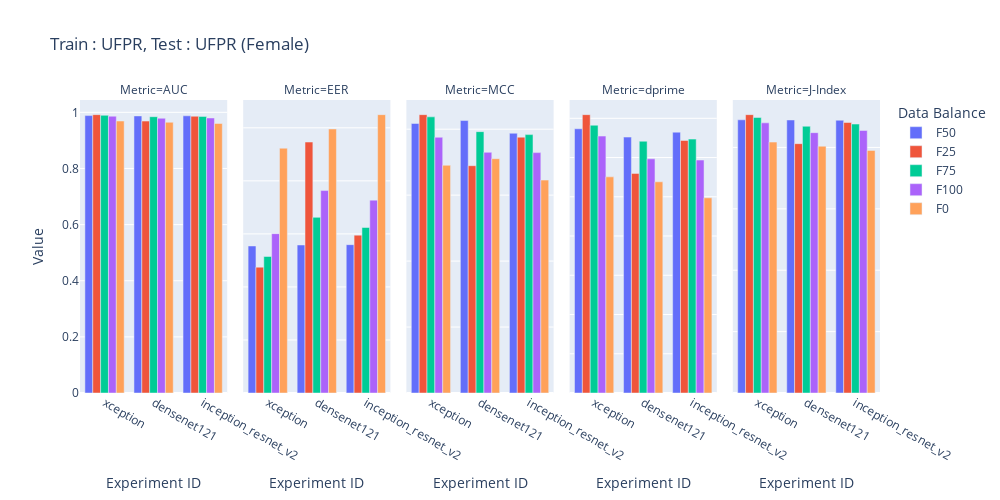

Source (notebook cell):
### Code cell
import plotly.express as px
import pandas as pd
from copy import deepcopy

df_50 = pd.read_csv('/home/sreeraj/lab/nsf/final_eval/results/across_model_ufpr_subject_report.csv', header=1)
df_50['Data Balance'] = 'F50'

df = pd.read_csv('/home/sreeraj/lab/nsf/final_eval/results/across_databalance_ufpr_subject_report.csv', header=1)
df = df.iloc[:-15]

df['Data Balance'] = df['Experiment ID'].apply(lambda x:float(x.split('_')[-1]))
df['Data Balance'] = df['Data Balance'].apply(lambda x:f'F{int(x*100)}')
df['Experiment ID'] = df['Experiment ID'].apply(lambda x: '_'.join(x.split('_')[:-1]))

df_50 = df_50[df_50['Experiment ID'].isin(df['Experiment ID'].unique())]
df = pd.concat([df_50, df])



df['Gender'] = df['Experiment ID'].apply(lambda x: x.split('_')[-1])
df = df[df['Gender'] == 'female']
df['Experiment ID'] = df['Experiment ID'].apply(lambda x: '_'.join(x.split('_')[:-1]))

df.head()

df_auc = deepcopy(df)
df_auc['Value'] = df_auc['AUC']
df_auc['Metric'] = 'AUC'

df_eer = deepcopy(df)
df_eer['Value'] = df_eer['EER']
df_eer['Metric'] = 'EER'

df_dprime = deepcopy(df)
df_dprime['Value'] = df_dprime["Sensitivity index (d')"]
df_dprime['Metric'] = 'dprime'

df_mcc = deepcopy(df)
df_mcc['Value'] = df_mcc['MCC']
df_mcc['Metric'] = 'MCC'

df_jindex = deepcopy(df)
df_jindex['Value'] = df_mcc['J-Index']
df_jindex['Metric'] = 'J-Index'

df = pd.concat([df_auc, df_eer, df_mcc, df_dprime, df_jindex])
print(df.head())

fig = px.bar(df, x='Experiment ID', y=['Value'], title='Train : UFPR, Test : UFPR (Female)', barmode='group', color='Data Balance', labels={'value': 'Value', 'variable': 'Metrics'},width=1000, height=500, facet_col='Metric')
fig.update_yaxes(matches=None)
fig.show()

### Figure 1 — Plotly figure (JSON) as saved in the notebook; plotly's stock layout.template omitted (floating-point values rounded to 4 significant figures)
{"data": [{"alignmentgroup": "True", "hovertemplate": "Data Balance=F50<br>Metric=AUC<br>Experiment ID=%{x}<br>Value=%{y}<extra></extra>", "legendgroup": "F50", "marker": {"color": "#636efa", "pattern": {"shape": ""}}, "name": "F50", "offsetgroup": "F50", "orientation": "v", "showlegend": true, "textposition": "auto", "type": "bar", "x": ["xception", "densenet121", "inception_resnet_v2"], "xaxis": "x", "y": [0.9884, 0.9872, 0.9876], "yaxis": "y"}, {"alignmentgroup": "True", "hovertemplate": "Data Balance=F50<br>Metric=EER<br>Experiment ID=%{x}<br>Value=%{y}<extra></extra>", "legendgroup": "F50", "marker": {"color": "#636efa", "pattern": {"shape": ""}}, "name": "F50", "offsetgroup": "F50", "orientation": "v", "showlegend": false, "textposition": "auto", "type": "bar", "x": ["xception", "densenet121", "inception_resnet_v2"], "xaxis": "x2", "y": [0.05544, 0.05581, 0.05593], "yaxis": "y2"}, {"alignmentgroup": "True", "hovertemplate": "Data Balance=F50<br>Metric=MCC<br>Experiment ID=%{x}<br>Value=%{y}<extra></extra>", "legendgroup": "F50", "marker": {"color": "#636efa", "pattern": {"shape": ""}}, "name": "F50", "offsetgroup": "F50", "orientation": "v", "showlegend": false, "textposition": "auto", "type": "bar", "x": ["xception", "densenet121", "inception_resnet_v2"], "xaxis": "x3", "y": [0.8173, 0.8262, 0.7877], "yaxis": "y3"}, {"alignmentgroup": "True", "hovertemplate": "Data Balance=F50<br>Metric=dprime<br>Experiment ID=%{x}<br>Value=%{y}<extra></extra>", "legendgroup": "F50", "marker": {"color": "#636efa", "pattern": {"shape": ""}}, "name": "F50", "offsetgroup": "F50", "orientation": "v", "showlegend": false, "textposition": "auto", "type": "bar", "x": ["xception", "densenet121", "inception_resnet_v2"], "xaxis": "x4", "y": [3.366, 3.261, 3.323], "yaxis": "y4"}, {"alignmentgroup": "True", "hovertemplate": "Data Balance=F50<br>Metric=J-Index<br>Experiment ID=%{x}<br>Value=%{y}<extra></extra>", "legendgroup": "F50", "marker": {"color": "#636efa", "pattern": {"shape": ""}}, "name": "F50", "offsetgroup": "F50", "orientation": "v", "showlegend": false, "textposition": "auto", "type": "bar", "x": ["xception", "densenet121", "inception_resnet_v2"], "xaxis": "x5", "y": [0.89, 0.8895, 0.8886], "yaxis": "y5"}, {"alignmentgroup": "True", "hovertemplate": "Data Balance=F25<br>Metric=AUC<br>Experiment ID=%{x}<br>Value=%{y}<extra></extra>", "legendgroup": "F25", "marker": {"color": "#EF553B", "pattern": {"shape": ""}}, "name": "F25", "offsetgroup": "F25", "orientation": "v", "showlegend": true, "textposition": "auto", "type": "bar", "x": ["inception_resnet_v2", "xception", "densenet121"], "xaxis": "x", "y": [0.9861, 0.9917, 0.9688], "yaxis": "y"}, {"alignmentgroup": "True", "hovertemplate": "Data Balance=F25<br>Metric=EER<br>Experiment ID=%{x}<br>Value=%{y}<extra></extra>", "legendgroup": "F25", "marker": {"color": "#EF553B", "pattern": {"shape": ""}}, "name": "F25", "offsetgroup": "F25", "orientation": "v", "showlegend": false, "textposition": "auto", "type": "bar", "x": ["inception_resnet_v2", "xception", "densenet121"], "xaxis": "x2", "y": [0.05953, 0.04745, 0.09463], "yaxis": "y2"}, {"alignmentgroup": "True", "hovertemplate": "Data Balance=F25<br>Metric=MCC<br>Experiment ID=%{x}<br>Value=%{y}<extra></extra>", "legendgroup": "F25", "marker": {"color": "#EF553B", "pattern": {"shape": ""}}, "name": "F25", "offsetgroup": "F25", "orientation": "v", "showlegend": false, "textposition": "auto", "type": "bar", "x": ["inception_resnet_v2", "xception", "densenet121"], "xaxis": "x3", "y": [0.7758, 0.8441, 0.6893], "yaxis": "y3"}, {"alignmentgroup": "True", "hovertemplate": "Data Balance=F25<br>Metric=dprime<br>Experiment ID=%{x}<br>Value=%{y}<extra></extra>", "legendgroup": "F25", "marker": {"color": "#EF553B", "pattern": {"shape": ""}}, "name": "F25", "offsetgroup": "F25", "orientation": "v", "showlegend": false, "textposition": "auto", "type": "bar", "x": ["inception_resnet_v2", "xception", "densenet121"], "xaxis": "x4", "y": [3.217, 3.546, 2.798], "yaxis": "y4"}, {"alignmentgroup": "True", "hovertemplate": "Data Balance=F25<br>Metric=J-Index<br>Experiment ID=%{x}<br>Value=%{y}<extra></extra>", "legendgroup": "F25", "marker": {"color": "#EF553B", "pattern": {"shape": ""}}, "name": "F25", "offsetgroup": "F25", "orientation": "v", "showlegend": false, "textposition": "auto", "type": "bar", "x": ["inception_resnet_v2", "xception", "densenet121"], "xaxis": "x5", "y": [0.8812, 0.9068, 0.8123], "yaxis": "y5"}, {"alignmentgroup": "True", "hovertemplate": "Data Balance=F75<br>Metric=AUC<br>Experiment ID=%{x}<br>Value=%{y}<extra></extra>", "legendgroup": "F75", "marker": {"color": "#00cc96", "pattern": {"shape": ""}}, "name": "F75", "offsetgroup": "F75", "orientation": "v", "showlegend": true, "textposition": "auto", "type": "bar", "x": ["inception_resnet_v2", "xception", "densenet121"], "xaxis": "x", "y": [0.9855, 0.9894, 0.9844], "yaxis": "y"}, {"alignmentgroup": "True", "hovertemplate": "Data Balance=F75<br>Metric=EER<br>Experiment ID=%{x}<br>Value=%{y}<extra></extra>", "legendgroup": "F75", "marker": {"color": "#00cc96", "pattern": {"shape": ""}}, "name": "F75", "offsetgroup": "F75", "orientation": "v", "showlegend": false, "textposition": "auto", "type": "bar", "x": ["inception_resnet_v2", "xception", "densenet121"], "xaxis": "x2", "y": [0.06241, 0.05148, 0.06624], "yaxis": "y2"}, {"alignmentgroup": "True", "hovertemplate": "Data Balance=F75<br>Metric=MCC<br>Experiment ID=%{x}<br>Value=%{y}<extra></extra>", "legendgroup": "F75", "marker": {"color": "#00cc96", "pattern": {"shape": ""}}, "name": "F75", "offsetgroup": "F75", "orientation": "v", "showlegend": false, "textposition": "auto", "type": "bar", "x": ["inception_resnet_v2", "xception", "densenet121"], "xaxis": "x3", "y": [0.7835, 0.8374, 0.7926], "yaxis": "y3"}, {"alignmentgroup": "True", "hovertemplate": "Data Balance=F75<br>Metric=dprime<br>Experiment ID=%{x}<br>Value=%{y}<extra></extra>", "legendgroup": "F75", "marker": {"color": "#00cc96", "pattern": {"shape": ""}}, "name": "F75", "offsetgroup": "F75", "orientation": "v", "showlegend": false, "textposition": "auto", "type": "bar", "x": ["inception_resnet_v2", "xception", "densenet121"], "xaxis": "x4", "y": [3.235, 3.412, 3.208], "yaxis": "y4"}, {"alignmentgroup": "True", "hovertemplate": "Data Balance=F75<br>Metric=J-Index<br>Experiment ID=%{x}<br>Value=%{y}<extra></extra>", "legendgroup": "F75", "marker": {"color": "#00cc96", "pattern": {"shape": ""}}, "name": "F75", "offsetgroup": "F75", "orientation": "v", "showlegend": false, "textposition": "auto", "type": "bar", "x": ["inception_resnet_v2", "xception", "densenet121"], "xaxis": "x5", "y": [0.8762, 0.8976, 0.869], "yaxis": "y5"}, {"alignmentgroup": "True", "hovertemplate": "Data Balance=F100<br>Metric=AUC<br>Experiment ID=%{x}<br>Value=%{y}<extra></extra>", "legendgroup": "F100", "marker": {"color": "#ab63fa", "pattern": {"shape": ""}}, "name": "F100", "offsetgroup": "F100", "orientation": "v", "showlegend": true, "textposition": "auto", "type": "bar", "x": ["xception", "inception_resnet_v2", "densenet121"], "xaxis": "x", "y": [0.9863, 0.9798, 0.9789], "yaxis": "y"}, {"alignmentgroup": "True", "hovertemplate": "Data Balance=F100<br>Metric=EER<br>Experiment ID=%{x}<br>Value=%{y}<extra></extra>", "legendgroup": "F100", "marker": {"color": "#ab63fa", "pattern": {"shape": ""}}, "name": "F100", "offsetgroup": "F100", "orientation": "v", "showlegend": false, "textposition": "auto", "type": "bar", "x": ["xception", "inception_resnet_v2", "densenet121"], "xaxis": "x2", "y": [0.06009, 0.07273, 0.07633], "yaxis": "y2"}, {"alignmentgroup": "True", "hovertemplate": "Data Balance=F100<br>Metric=MCC<br>Experiment ID=%{x}<br>Value=%{y}<extra></extra>", "legendgroup": "F100", "marker": {"color": "#ab63fa", "pattern": {"shape": ""}}, "name": "F100", "offsetgroup": "F100", "orientation": "v", "showlegend": false, "textposition": "auto", "type": "bar", "x": ["xception", "inception_resnet_v2", "densenet121"], "xaxis": "x3", "y": [0.7755, 0.729, 0.7299], "yaxis": "y3"}, {"alignmentgroup": "True", "hovertemplate": "Data Balance=F100<br>Metric=dprime<br>Experiment ID=%{x}<br>Value=%{y}<extra></extra>", "legendgroup": "F100", "marker": {"color": "#ab63fa", "pattern": {"shape": ""}}, "name": "F100", "offsetgroup": "F100", "orientation": "v", "showlegend": false, "textposition": "auto", "type": "bar", "x": ["xception", "inception_resnet_v2", "densenet121"], "xaxis": "x4", "y": [3.274, 2.968, 2.984], "yaxis": "y4"}, {"alignmentgroup": "True", "hovertemplate": "Data Balance=F100<br>Metric=J-Index<br>Experiment ID=%{x}<br>Value=%{y}<extra></extra>", "legendgroup": "F100", "marker": {"color": "#ab63fa", "pattern": {"shape": ""}}, "name": "F100", "offsetgroup": "F100", "orientation": "v", "showlegend": false, "textposition": "auto", "type": "bar", "x": ["xception", "inception_resnet_v2", "densenet121"], "xaxis": "x5", "y": [0.8801, 0.8553, 0.8481], "yaxis": "y5"}, {"alignmentgroup": "True", "hovertemplate": "Data Balance=F0<br>Metric=AUC<br>Experiment ID=%{x}<br>Value=%{y}<extra></extra>", "legendgroup": "F0", "marker": {"color": "#FFA15A", "pattern": {"shape": ""}}, "name": "F0", "offsetgroup": "F0", "orientation": "v", "showlegend": true, "textposition": "auto", "type": "bar", "x": ["densenet121", "xception", "inception_resnet_v2"], "xaxis": "x", "y": [0.9646, 0.969, 0.9603], "yaxis": "y"}, {"alignmentgroup": "True", "hovertemplate": "Data Balance=F0<br>Metric=EER<br>Experiment ID=%{x}<br>Value=%{y}<extra></extra>", "legendgroup": "F0", "marker": {"color": "#FFA15A", "pattern": {"shape": ""}}, "name": "F0", "offsetgroup": "F0", "orientation": "v", "showlegend": false, "textposition": "auto", "type": "bar", "x": ["densenet121", "xception", "inception_resnet_v2"], "xaxis": "x2", "y": [0.09955, 0.09231, 0.105], "yaxis": "y2"}, {"alignmentgroup": "True", "hovertemplate": "Data Balance=F0<br>Metric=MCC<br>Experiment ID=%{x}<br>Value=%{y}<extra></extra>", "legendgroup": "F0", "marker": {"color": "#FFA15A", "pattern": {"shape": ""}}, "name": "F0", "offsetgroup": "F0", "orientation": "v", "showlegend": false, "textposition": "auto", "type": "bar", "x": ["densenet121", "xception", "inception_resnet_v2"], "xaxis": "x3", "y": [0.7105, 0.6905, 0.6456], "yaxis": "y3"}, {"alignmentgroup": "True", "hovertemplate": "Data Balance=F0<br>Metric=dprime<br>Experiment ID=%{x}<br>Value=%{y}<extra></extra>", "legendgroup": "F0", "marker": {"color": "#FFA15A", "pattern": {"shape": ""}}, "name": "F0", "offsetgroup": "F0", "orientation": "v", "showlegend": false, "textposition": "auto", "type": "bar", "x": ["densenet121", "xception", "inception_resnet_v2"], "xaxis": "x4", "y": [2.691, 2.754, 2.486], "yaxis": "y4"}, {"alignmentgroup": "True", "hovertemplate": "Data Balance=F0<br>Metric=J-Index<br>Experiment ID=%{x}<br>Value=%{y}<extra></extra>", "legendgroup": "F0", "marker": {"color": "#FFA15A", "pattern": {"shape": ""}}, "name": "F0", "offsetgroup": "F0", "orientation": "v", "showlegend": false, "textposition": "auto", "type": "bar", "x": ["densenet121", "xception", "inception_resnet_v2"], "xaxis": "x5", "y": [0.804, 0.8174, 0.7903], "yaxis": "y5"}], "layout": {"annotations": [{"font": {}, "showarrow": false, "text": "Metric=AUC", "x": 0.092, "xanchor": "center", "xref": "paper", "y": 1, "yanchor": "bottom", "yref": "paper"}, {"font": {}, "showarrow": false, "text": "Metric=EER", "x": 0.296, "xanchor": "center", "xref": "paper", "y": 1, "yanchor": "bottom", "yref": "paper"}, {"font": {}, "showarrow": false, "text": "Metric=MCC", "x": 0.5, "xanchor": "center", "xref": "paper", "y": 1, "yanchor": "bottom", "yref": "paper"}, {"font": {}, "showarrow": false, "text": "Metric=dprime", "x": 0.704, "xanchor": "center", "xref": "paper", "y": 1, "yanchor": "bottom", "yref": "paper"}, {"font": {}, "showarrow": false, "text": "Metric=J-Index", "x": 0.908, "xanchor": "center", "xref": "paper", "y": 1, "yanchor": "bottom", "yref": "paper"}], "barmode": "group", "height": 500, "legend": {"title": {"text": "Data Balance"}, "tracegroupgap": 0}, "title": {"text": "Train : UFPR, Test : UFPR (Female)"}, "width": 1000, "xaxis": {"anchor": "y", "domain": [0, 0.184], "title": {"text": "Experiment ID"}}, "xaxis2": {"anchor": "y2", "domain": [0.204, 0.388], "matches": "x", "title": {"text": "Experiment ID"}}, "xaxis3": {"anchor": "y3", "domain": [0.408, 0.592], "matches": "x", "title": {"text": "Experiment ID"}}, "xaxis4": {"anchor": "y4", "domain": [0.612, 0.796], "matches": "x", "title": {"text": "Experiment ID"}}, "xaxis5": {"anchor": "y5", "domain": [0.816, 1], "matches": "x", "title": {"text": "Experiment ID"}}, "yaxis": {"anchor": "x", "domain": [0, 1], "title": {"text": "Value"}}, "yaxis2": {"anchor": "x2", "domain": [0, 1], "showticklabels": false}, "yaxis3": {"anchor": "x3", "domain": [0, 1], "showticklabels": false}, "yaxis4": {"anchor": "x4", "domain": [0, 1], "showticklabels": false}, "yaxis5": {"anchor": "x5", "domain": [0, 1], "showticklabels": false}}}
